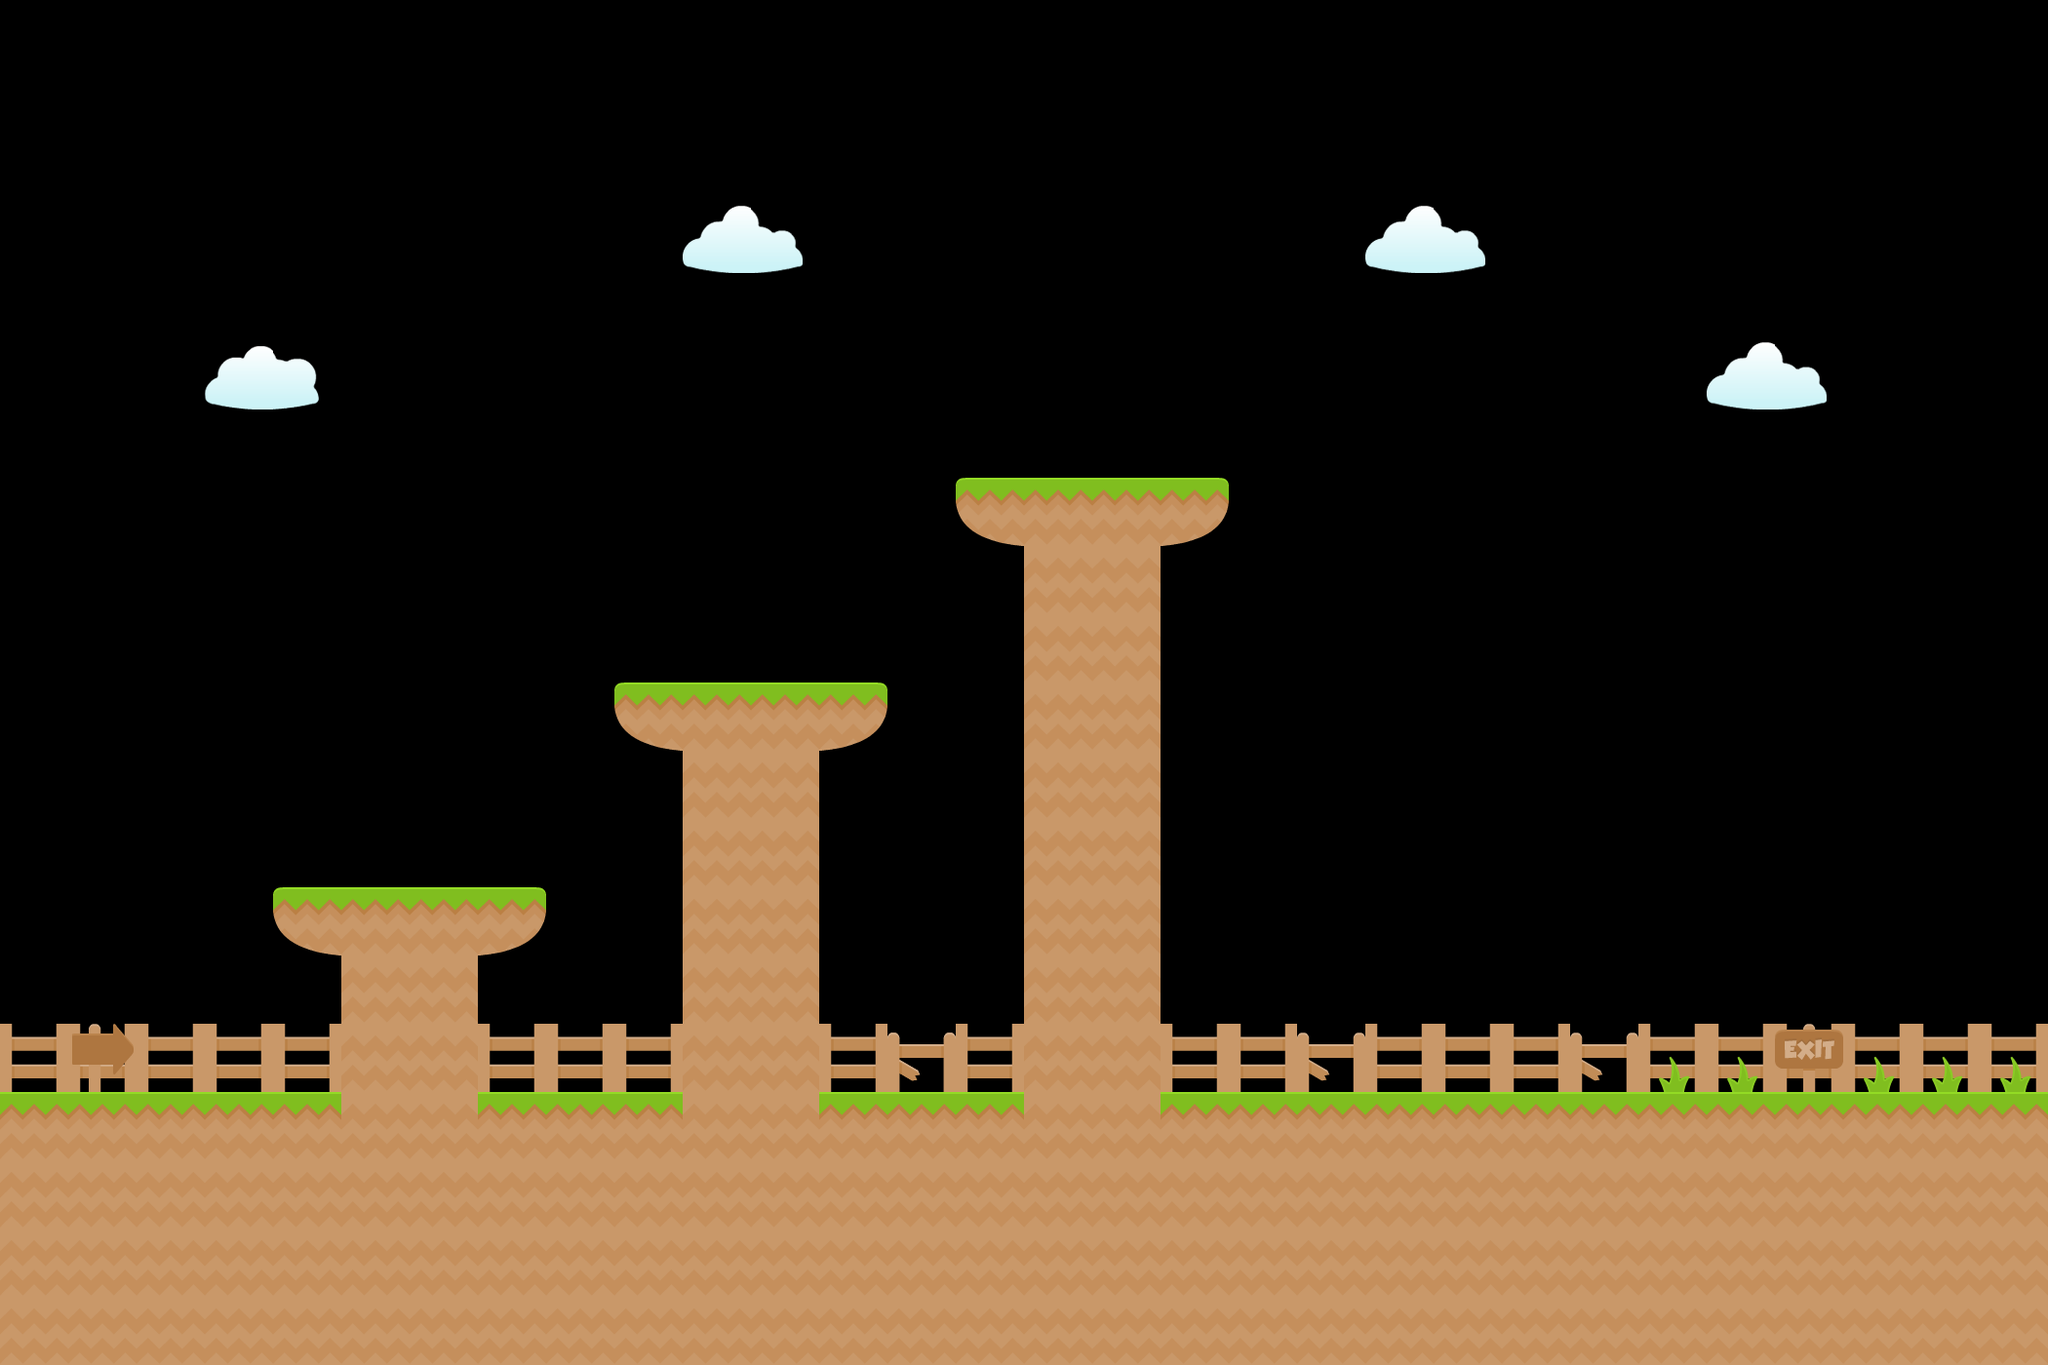

The image is a tile-based game level rendered from a .tmx file. Its description and source (layers, tilesets, objects; grid data summarised) follow:
An orthogonal 30x20 tile map with 70x70 px tiles, 3 tile layers (Background, Background2, Tilemap), 2 tilesets and 12 objects (6x Barnacle, 2x Slime, Bee, Player, Exit, ...).

<map version="1.8" tiledversion="1.8.4" orientation="orthogonal" renderorder="right-down" width="30" height="20" tilewidth="70" tileheight="70" infinite="0" nextlayerid="6" nextobjectid="23">
 <editorsettings>
  <export target="grasslands2.json" format="json" />
 </editorsettings>
 <tileset firstgid="1" name="Tiles" tilewidth="70" tileheight="70" spacing="2" tilecount="169" columns="13">
  <image source="../Textures/Tileset/base_tiles_spritesheet.png" width="936" height="936" />
 </tileset>
 <tileset firstgid="170" name="Items" tilewidth="70" tileheight="70" spacing="2" tilecount="64" columns="8">
  <image source="../Textures/Tileset/items_spritesheet.png" width="576" height="576" />
 </tileset>
 <layer id="1" name="Background" width="30" height="20">
  <data>[600 cells, 30 non-empty, 2 distinct tile ids]</data>
 </layer>
 <layer id="2" name="Background2" width="30" height="20">
  <data>[600 cells, 16 non-empty, 8 distinct tile ids]</data>
 </layer>
 <layer id="3" name="Tilemap" width="30" height="20">
  <data>[600 cells, 222 non-empty, 5 distinct tile ids]</data>
 </layer>
 <objectgroup id="4" name="Spawns">
  <object id="1" name="Barnacle1" type="Barnacle" x="280" y="840" width="70" height="70" />
  <object id="2" name="Barnacle2" type="Barnacle" x="490" y="840" width="70" height="70" />
  <object id="3" name="Barnacle3" type="Barnacle" x="630" y="630" width="70" />
  <object id="4" name="Barnacle4" type="Barnacle" x="840" y="630" width="70" height="70" />
  <object id="22" name="Bee" type="Bee" x="910" y="630" width="70" height="70">
   <properties>
    <property name="velocity" type="int" value="6" />
    <property name="waypoints" value="[{&quot;x&quot;:13,&quot;y&quot;:3},{&quot;x&quot;:13,&quot;y&quot;:9.5}]" />
   </properties>
  </object>
  <object id="5" name="Barnacle5" type="Barnacle" x="980" y="420" width="70" height="70" />
  <object id="6" name="Barnacle6" type="Barnacle" x="1190" y="420" width="70" height="70" />
  <object id="7" name="Player" type="Player" x="140" y="1050" width="70" height="70" />
  <object id="8" name="Slime" type="Slime" x="1330" y="1050" width="70" height="70">
   <properties>
    <property name="jumpHeight" value="5" />
   </properties>
  </object>
  <object id="9" name="Slime" type="Slime" x="910" y="1050" width="70" height="70">
   <properties>
    <property name="jumpHeight" value="2" />
   </properties>
  </object>
 </objectgroup>
 <objectgroup id="5" name="Objects">
  <object id="10" name="Exit" type="Exit" gid="65" x="1820" y="1120" width="70" height="70" />
  <object id="11" name="Gem" type="Gem" gid="204" x="1330" y="1120" width="70" height="70" />
 </objectgroup>
</map>
